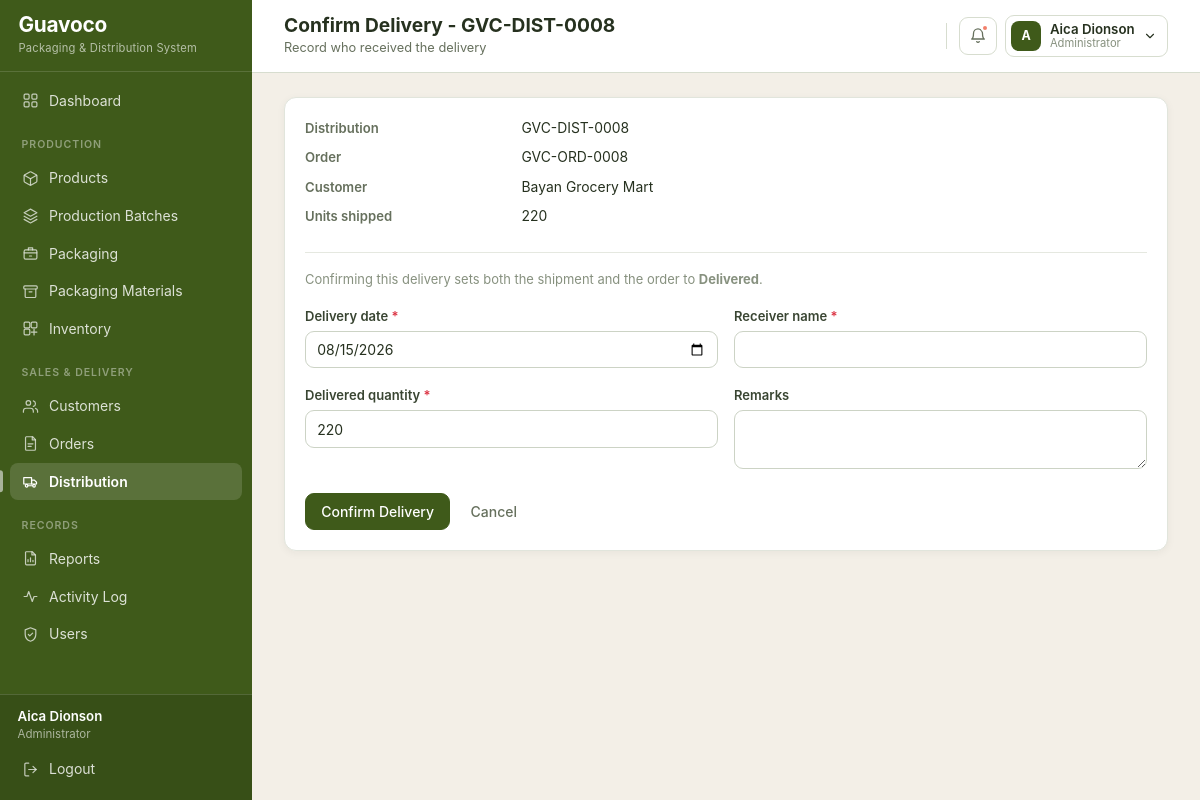
Screenshot of /distribution/17/confirm/ (signed in) with the database file from the repository.
### core/models.py (models this page shows, shortened)
class Distribution(models.Model):
    METHOD_CHOICES = [
        ('Company Delivery', 'Company Delivery'),
        ('Courier', 'Courier'),
        ('Customer Pickup', 'Customer Pickup'),
    ]
    STATUS_PREPARING = 'Preparing'
    STATUS_FOR_DELIVERY = 'For Delivery'
    STATUS_IN_TRANSIT = 'In Transit'
    STATUS_DELIVERED = 'Delivered'
    STATUS_CANCELLED = 'Cancelled'
    STATUS_CHOICES = [
        (STATUS_PREPARING, STATUS_PREPARING),
        (STATUS_FOR_DELIVERY, STATUS_FOR_DELIVERY),
        (STATUS_IN_TRANSIT, STATUS_IN_TRANSIT),
        (STATUS_DELIVERED, STATUS_DELIVERED),
        (STATUS_CANCELLED, STATUS_CANCELLED),
    ]
    distribution_number = models.CharField(max_length=30, unique=True, blank=True)
    order = models.ForeignKey(Order, on_delete=models.CASCADE, related_name='distributions')
    distribution_date = models.DateField(default=timezone.localdate)
    quantity_distributed = models.PositiveIntegerField(default=0)
    delivery_method = models.CharField(
        max_length=30, choices=METHOD_CHOICES, default='Company Delivery'
    )
    tracking_number = models.CharField(max_length=50, blank=True)
    delivery_status = models.CharField(
        max_length=20, choices=STATUS_CHOICES, default=STATUS_PREPARING
    )
    remarks = models.TextField(blank=True)
    created_at = models.DateTimeField(auto_now_add=True)
    class Meta:
        ordering = ['-distribution_date', '-id']

class Order(models.Model):
    STATUS_PENDING = 'Pending'
    STATUS_PROCESSING = 'Processing'
    STATUS_READY = 'Ready for Distribution'
    STATUS_DISTRIBUTED = 'Distributed'
    STATUS_DELIVERED = 'Delivered'
    STATUS_CANCELLED = 'Cancelled'
    STATUS_CHOICES = [
        (STATUS_PENDING, STATUS_PENDING),
        (STATUS_PROCESSING, STATUS_PROCESSING),
        (STATUS_READY, STATUS_READY),
        (STATUS_DISTRIBUTED, STATUS_DISTRIBUTED),
        (STATUS_DELIVERED, STATUS_DELIVERED),
        (STATUS_CANCELLED, STATUS_CANCELLED),
    ]
    CLOSED_STATUSES = [STATUS_DISTRIBUTED, STATUS_DELIVERED, STATUS_CANCELLED]
    order_number = models.CharField(max_length=30, unique=True, blank=True)
    customer = models.ForeignKey(Customer, on_delete=models.PROTECT, related_name='orders')
    order_date = models.DateField(default=timezone.localdate)
    product = models.ForeignKey(Product, on_delete=models.PROTECT, related_name='orders')
    quantity = models.PositiveIntegerField(validators=[MinValueValidator(1)])
    unit_price = models.DecimalField(
        max_digits=10, decimal_places=2, validators=[MinValueValidator(0)]
    )
    total_amount = models.DecimalField(max_digits=12, decimal_places=2, default=0)
    status = models.CharField(max_length=30, choices=STATUS_CHOICES, default=STATUS_PENDING)
    notes = models.TextField(blank=True)
    created_at = models.DateTimeField(auto_now_add=True)
    class Meta:
        ordering = ['-order_date', '-id']

class Customer(models.Model):
    TYPE_CHOICES = [
        ('Distributor', 'Distributor'),
        ('Retailer', 'Retailer'),
        ('Pharmacy', 'Pharmacy'),
        ('Grocery Store', 'Grocery Store'),
        ('Direct Customer', 'Direct Customer'),
    ]
    customer_id = models.CharField(max_length=30, unique=True, blank=True)
    business_name = models.CharField(max_length=150)
    contact_person = models.CharField(max_length=100)
    phone_number = models.CharField(max_length=30)
    email = models.EmailField(blank=True)
    address = models.TextField(blank=True)
    customer_type = models.CharField(max_length=30, choices=TYPE_CHOICES, default='Distributor')
    is_active = models.BooleanField(default=True)
    created_at = models.DateTimeField(auto_now_add=True)
    class Meta:
        ordering = ['business_name']

### core/views/distribution.py (the view, shortened to what this page needs)
# urls.py: path('distribution/<int:pk>/confirm/', distribution.delivery_confirm,
@login_required
def delivery_confirm(request, pk):
    shipment = get_object_or_404(
        Distribution.objects.select_related('order__customer'), pk=pk
    )
    if hasattr(shipment, 'confirmation'):
        messages.info(request, f'{shipment.distribution_number} is already confirmed.')
        return redirect('distribution_detail', pk=shipment.pk)
    form = DeliveryConfirmationForm(request.POST or None, distribution=shipment)
    return render(request, 'distribution/delivery_form.html',
                  {'page_title': f'Confirm Delivery - {shipment.distribution_number}',
                   'form': form, 'shipment': shipment})

### core/forms.py (shortened to what this page needs)
class DeliveryConfirmationForm(BootstrapFormMixin, forms.ModelForm):
    class Meta:
        model = DeliveryConfirmation
        fields = ['delivery_date', 'receiver_name', 'delivered_quantity', 'remarks']
        widgets = {'remarks': forms.Textarea(attrs={'rows': 2})}
    def __init__(self, *args, distribution=None, **kwargs):
        super().__init__(*args, **kwargs)
        self.distribution = distribution
        if distribution and not self.is_bound:
            self.fields['delivered_quantity'].initial = distribution.quantity_distributed

### core/context_processors.py (called while the page is built)
def user_role(request):
    if not hasattr(request, 'user'):
        return {}
    admin = is_administrator(request.user)
    url_name = getattr(request.resolver_match, 'url_name', '') if request.resolver_match else ''
    return {
        'is_admin': admin,
        'user_role': 'Administrator' if admin else 'Staff',
        'page_subtitle': PAGE_SUBTITLES.get(url_name, ''),
    }

def alerts(request):
    if not hasattr(request, 'user') or not request.user.is_authenticated:
        return {}
    from .models import Inventory, PackagingMaterial, Product
    low_products = [p for p in Product.objects.filter(is_active=True) if p.is_low_stock]
    low_materials = [m for m in PackagingMaterial.objects.filter(is_active=True)
                     if m.is_low_stock]
    today = timezone.localdate()
    expiring = list(
        Inventory.objects.filter(
            quantity_available__gt=0,
            expiration_date__lte=today + timedelta(days=30),
        ).select_related('batch', 'product').order_by('expiration_date')[:5]
    )
    return {
        'alert_low_products': low_products[:5],
        'alert_low_materials': low_materials[:5],
        'alert_expiring': expiring,
        'alert_count': len(low_products) + len(low_materials) + len(expiring),
    }

### core/models.py (called while the page is built)
def expiry_state_for(expiration_date):
    if expiration_date is None:
        return 'Safe'
    days_left = (expiration_date - timezone.localdate()).days
    if days_left < 0:
        return 'Expired'
    if days_left <= 30:
        return 'Expiring in 30 Days'
    if days_left <= 60:
        return 'Expiring in 60 Days'
    return 'Safe'

    @property
    def current_stock(self):
        total = self.inventory_rows.aggregate(total=models.Sum('quantity_available'))['total']
        return total or 0

    @property
    def is_low_stock(self):
        return self.current_stock <= self.reorder_level

### templates/distribution/delivery_form.html (shortened to what this page needs)
{% extends "base.html" %}
{% block content %}
<div class="card">
    <div class="card-body">
        <dl class="row small">
            <dt class="col-sm-3">Distribution</dt>
            <dd class="col-sm-9">{{ shipment.distribution_number }}</dd>
            <dt class="col-sm-3">Order</dt>
            <dd class="col-sm-9">{{ shipment.order.order_number }}</dd>
            <dt class="col-sm-3">Customer</dt>
            <dd class="col-sm-9">{{ shipment.order.customer.business_name }}</dd>
            <dt class="col-sm-3">Units shipped</dt>
            <dd class="col-sm-9">{{ shipment.quantity_distributed }}</dd>
        </dl>
        <hr>
        <p class="text-muted small">
            Confirming this delivery sets both the shipment and the order to
            <strong>Delivered</strong>.
        </p>
        <form method="post" novalidate>
            {% include "partials/form_fields.html" %}
            <div class="mt-4">
                <button type="submit" class="btn btn-guava">Confirm Delivery</button>
                <a href="{% url 'distribution_detail' shipment.pk %}" class="btn btn-link">Cancel</a>
            </div>
        </form>
    </div>
</div>
{% endblock %}

### templates/base.html (shortened to what this page needs)
{% load static %}
<!DOCTYPE html>
<html lang="en">
<head>
    <link rel="stylesheet" href="{% static 'vendor/bootstrap.min.css' %}">
    <link rel="stylesheet" href="{% static 'css/guavoco-theme.css' %}">
</head>
<body>
<nav class="sidebar">
    <div class="brand">
        <div>
            <div class="brand-name">Guavoco</div>
            <small class="brand-subtitle">Packaging &amp; Distribution System</small>
        </div>
    </div>
    <div class="collapse sidebar-body" id="sidebarBody">
        <ul class="nav flex-column sidebar-menu">
            <li class="nav-item">
                <a class="nav-link {% if request.resolver_match.url_name == 'dashboard' %}active{% endif %}"
                   href="{% url 'dashboard' %}">
                    <svg class="gv-icon"><use href="#i-grid"></use></svg> Dashboard
                </a>
            </li>
            <li class="nav-section">Production</li>
            <li class="nav-item">
                <a class="nav-link {% if 'product' in request.resolver_match.url_name %}active{% endif %}"
                   href="{% url 'product_list' %}">
                    <svg class="gv-icon"><use href="#i-package"></use></svg> Products
                </a>
            </li>
            <li class="nav-item">
                <a class="nav-link {% if 'batch' in request.resolver_match.url_name %}active{% endif %}"
                   href="{% url 'batch_list' %}">
                    <svg class="gv-icon"><use href="#i-layers"></use></svg> Production Batches
                </a>
            </li>
            <li class="nav-item">
                <a class="nav-link {% if 'packaging' in request.resolver_match.url_name %}active{% endif %}"
                   href="{% url 'packaging_list' %}">
                    <svg class="gv-icon"><use href="#i-box"></use></svg> Packaging
                </a>
            </li>
            <li class="nav-item">
                <a class="nav-link {% if 'material' in request.resolver_match.url_name %}active{% endif %}"
                   href="{% url 'material_list' %}">
                    <svg class="gv-icon"><use href="#i-archive"></use></svg> Packaging Materials
                </a>
            </li>
            <li class="nav-item">
                <a class="nav-link {% if 'inventory' in request.resolver_match.url_name %}active{% endif %}"
                   href="{% url 'inventory_list' %}">
                    <svg class="gv-icon"><use href="#i-inventory"></use></svg> Inventory
                </a>
            </li>
            <li class="nav-section">Sales &amp; Delivery</li>
            <li class="nav-item">
                <a class="nav-link {% if 'customer' in request.resolver_match.url_name %}active{% endif %}"
                   href="{% url 'customer_list' %}">
                    <svg class="gv-icon"><use href="#i-users"></use></svg> Customers
                </a>
            </li>
            <li class="nav-item">
                <a class="nav-link {% if 'order' in request.resolver_match.url_name %}active{% endif %}"
                   href="{% url 'order_list' %}">
                    <svg class="gv-icon"><use href="#i-orders"></use></svg> Orders
                </a>
            </li>
            <li class="nav-item">
                <a class="nav-link {% if 'distribut' in request.resolver_match.url_name or 'delivery' in request.resolver_match.url_name %}active{% endif %}"
                   href="{% url 'distribution_list' %}">
                    <svg class="gv-icon"><use href="#i-truck"></use></svg> Distribution
                </a>
            </li>
            <li class="nav-section">Records</li>
            <li class="nav-item">
                <a class="nav-link {% if 'report' in request.resolver_match.url_name or 'traceability' in request.resolver_match.url_name %}active{% endif %}"
                   href="{% url 'report_index' %}">
                    <svg class="gv-icon"><use href="#i-report"></use></svg> Reports
                </a>
            </li>
            <li class="nav-item">
                <a class="nav-link {% if request.resolver_match.url_name == 'activity_log' %}active{% endif %}"
                   href="{% url 'activity_log' %}">
                    <svg class="gv-icon"><use href="#i-activity"></use></svg> Activity Log
                </a>
            </li>
            {% if is_admin %}
                <li class="nav-item">
                    <a class="nav-link {% if 'user' in request.resolver_match.url_name %}active{% endif %}"
                       href="{% url 'user_list' %}">
                        <svg class="gv-icon"><use href="#i-shield"></use></svg> Users
                    </a>
                </li>
            {% endif %}
        </ul>
        <div class="sidebar-footer">
            <div class="px-2">
                <div class="account-name">{{ user.get_full_name|default:user.username }}</div>
                <div class="account-role">{{ user_role }}</div>
            </div>
            <form method="post" action="{% url 'logout' %}">
                <button type="submit" class="nav-link">
                    <svg class="gv-icon"><use href="#i-logout"></use></svg> Logout
                </button>
            </form>
        </div>
    </div>
</nav>
<div class="app-shell">
    <header class="topbar">
        <div class="topbar-titles">
            <h1 class="page-title">{% block heading %}{{ page_title }}{% endblock %}</h1>
            {% block subtitle %}
                {% if page_subtitle %}<p class="page-subtitle">{{ page_subtitle }}</p>{% endif %}
            {% endblock %}
        </div>
        <div class="topbar-actions">
            <div class="dropdown">
                <a class="topbar-bell" href="#" role="button" data-bs-toggle="dropdown"
                   aria-expanded="false" aria-label="Notifications">
                    <svg class="gv-icon"><use href="#i-bell"></use></svg>
                    {% if alert_count %}<span class="bell-dot"></span>{% endif %}
                </a>
            </div>
            <div class="dropdown">
                <a class="user-chip" href="#" role="button" data-bs-toggle="dropdown"
                   aria-expanded="false">
                    <span class="user-avatar">
                        {{ user.get_full_name|default:user.username|slice:":1"|upper }}
                    </span>
                    <span>
                        <span class="user-name d-block">
                            {{ user.get_full_name|default:user.username }}
                        </span>
                        <span class="user-role d-block">{{ user_role }}</span>
                    </span>
                    <svg class="gv-icon" style="width:14px;height:14px;">
                        <use href="#i-chevron-down"></use></svg>
                </a>
            </div>
        </div>
    </header>
    <main class="main-content">
        {% block content %}{% endblock %}
    </main>
</div>
</body>
</html>

### rows the page displays
Distribution: distribution_number "GVC-DIST-0008", order.order_number "GVC-ORD-0008", order.customer.business_name "Bayan Grocery Mart", quantity_distributed "220"

### other values shown
{{ user.get_full_name|default:user.username }} "Aica Dionson"
{{ user_role }} "Administrator"
{{ page_title }} "Confirm Delivery - GVC-DIST-0008"
{{ page_subtitle }} "Record who received the delivery"
{{ user.get_full_name|default:user.username|slice:":1"|upper }} "A"
{{ field.label }} "Delivery date" "Receiver name" "Delivered quantity" "Remarks"
